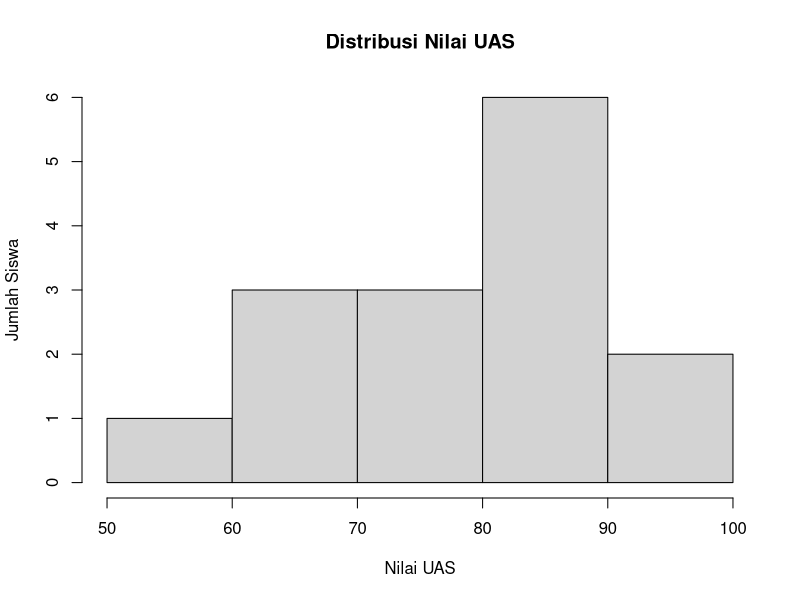
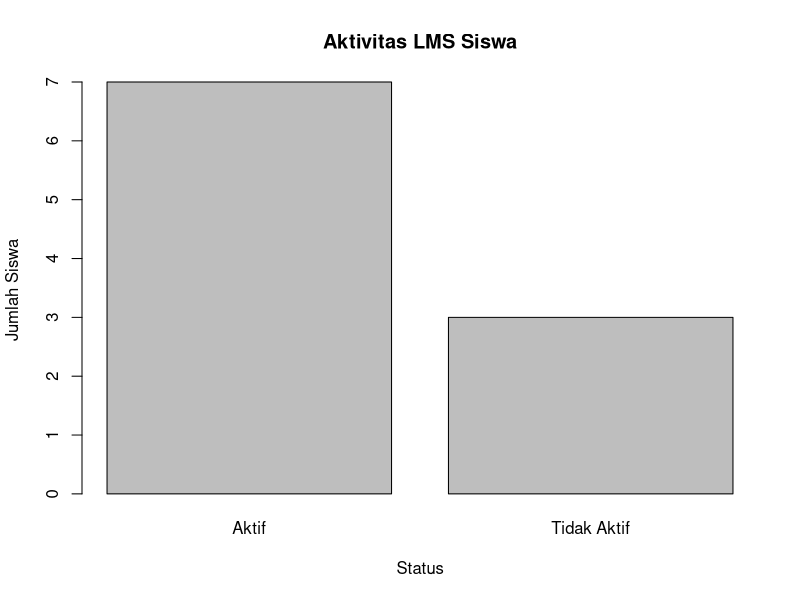
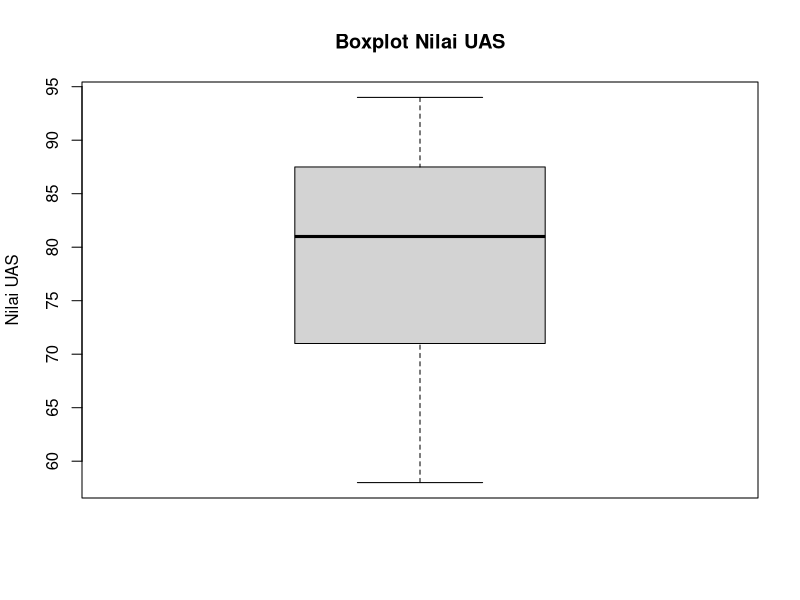
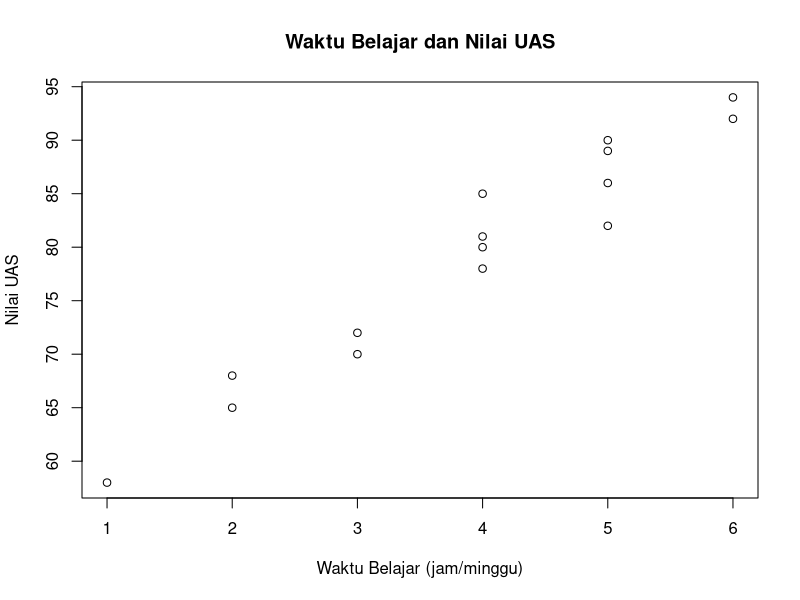

Write R code to recreate these figures, in order.
## ---- chunk 1
nilai_uas <- c(
  82, 80, 72, 94, 65,
  78, 86, 90, 68, 92,
  70, 81, 85, 89, 58
)
## ---- chunk 2
mean(nilai_uas)
## ---- chunk 3
median(nilai_uas)
## ---- chunk 4
sd(nilai_uas)
## ---- chunk 5
min(nilai_uas)
max(nilai_uas)
## ---- chunk 6
summary(nilai_uas)
## ---- chunk 7
hist(
  nilai_uas,
  main = "Distribusi Nilai UAS",
  xlab = "Nilai UAS",
  ylab = "Jumlah Siswa"
)
## ---- chunk 8
aktivitas <- c(
  "Aktif", "Aktif", "Aktif", "Tidak Aktif", "Aktif",
  "Tidak Aktif", "Aktif", "Aktif", "Tidak Aktif", "Aktif"
)

barplot(
  table(aktivitas),
  main = "Aktivitas LMS Siswa",
  xlab = "Status",
  ylab = "Jumlah Siswa"
)
## ---- chunk 9
boxplot(
  nilai_uas,
  main = "Boxplot Nilai UAS",
  ylab = "Nilai UAS"
)
## ---- chunk 10
waktu_belajar <- c(
  5, 4, 3, 6, 2,
  4, 5, 5, 2, 6,
  3, 4, 4, 5, 1
)

plot(
  waktu_belajar,
  nilai_uas,
  main = "Waktu Belajar dan Nilai UAS",
  xlab = "Waktu Belajar (jam/minggu)",
  ylab = "Nilai UAS"
)
